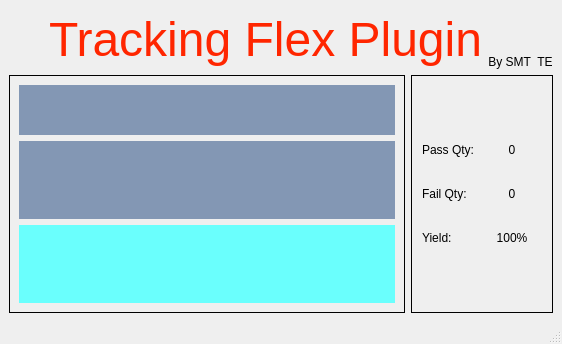
<?xml version="1.0" encoding="UTF-8"?>
<ui version="4.0">
 <class>MainWindow</class>
 <widget class="QMainWindow" name="MainWindow">
  <property name="geometry">
   <rect>
    <x>0</x>
    <y>0</y>
    <width>562</width>
    <height>344</height>
   </rect>
  </property>
  <property name="windowTitle">
   <string>MainWindow</string>
  </property>
  <widget class="QWidget" name="centralwidget">
   <layout class="QVBoxLayout" name="verticalLayout_2" stretch="1,4">
    <item>
     <layout class="QHBoxLayout" name="horizontalLayout" stretch="2,5,2">
      <item>
       <widget class="QLabel" name="label_3">
        <property name="styleSheet">
         <string notr="true">image: url(:/luxshare/luxshare.png);</string>
        </property>
        <property name="text">
         <string/>
        </property>
       </widget>
      </item>
      <item>
       <widget class="QLabel" name="label">
        <property name="font">
         <font>
          <family>Helvetica</family>
          <pointsize>36</pointsize>
          <weight>9</weight>
          <italic>false</italic>
          <bold>false</bold>
         </font>
        </property>
        <property name="styleSheet">
         <string notr="true">color: rgb(255, 38, 0);
font: 75 36pt &quot;Helvetica&quot;;</string>
        </property>
        <property name="text">
         <string>Tracking Flex Plugin</string>
        </property>
        <property name="alignment">
         <set>Qt::AlignCenter</set>
        </property>
       </widget>
      </item>
      <item>
       <widget class="QLabel" name="label_2">
        <property name="styleSheet">
         <string notr="true">font: 14pt &quot;Helvetica&quot;;</string>
        </property>
        <property name="text">
         <string>By SMT  TE</string>
        </property>
        <property name="alignment">
         <set>Qt::AlignBottom|Qt::AlignHCenter</set>
        </property>
       </widget>
      </item>
     </layout>
    </item>
    <item>
     <layout class="QHBoxLayout" name="horizontalLayout_2" stretch="7,2">
      <item>
       <widget class="QFrame" name="verticalFrame_2">
        <property name="styleSheet">
         <string notr="true">*{font: 75 28pt &quot;Helvetica&quot;;}

.QLineEdit{
background-color: rgb(131, 151, 180);
border:0px solid red;
}
.QLineEdit::hover{
	background-color: rgb(240, 233, 94);
border:0px solid red;
}</string>
        </property>
        <property name="frameShape">
         <enum>QFrame::Panel</enum>
        </property>
        <layout class="QVBoxLayout" name="verticalLayout">
         <item>
          <widget class="QLineEdit" name="lineEdit">
           <property name="minimumSize">
            <size>
             <width>0</width>
             <height>50</height>
            </size>
           </property>
           <property name="styleSheet">
            <string notr="true"/>
           </property>
           <property name="text">
            <string/>
           </property>
           <property name="alignment">
            <set>Qt::AlignCenter</set>
           </property>
           <property name="readOnly">
            <bool>true</bool>
           </property>
          </widget>
         </item>
         <item>
          <widget class="QLabel" name="label_5">
           <property name="styleSheet">
            <string notr="true">background-color: rgb(131, 151, 180);</string>
           </property>
           <property name="text">
            <string/>
           </property>
           <property name="alignment">
            <set>Qt::AlignCenter</set>
           </property>
          </widget>
         </item>
         <item>
          <widget class="QLabel" name="label_6">
           <property name="styleSheet">
            <string notr="true">background-color: rgb(106, 255, 253);</string>
           </property>
           <property name="text">
            <string/>
           </property>
           <property name="alignment">
            <set>Qt::AlignCenter</set>
           </property>
          </widget>
         </item>
        </layout>
       </widget>
      </item>
      <item>
       <layout class="QHBoxLayout" name="horizontalLayout_3">
        <item>
         <widget class="QFrame" name="formFrame">
          <property name="styleSheet">
           <string notr="true">.QLabel{
font: 14pt &quot;Helvetica&quot;;
}
.QPushButton{
	border-radius:9px;
	background-color: rgb(99, 229, 255);
	min-height:40px;
	max-height:40px
}
.QPushButton::hover{
	border-radius:9px;
	background-color: orange;
	min-height:40px;
	max-height:40px
}
.QPushButton:pressed{
	border-radius:9px;
	background-color: rgb(200, 229, 255);
	min-height:40px;
	max-height:40px
}</string>
          </property>
          <property name="frameShape">
           <enum>QFrame::Panel</enum>
          </property>
          <layout class="QFormLayout" name="formLayout">
           <property name="formAlignment">
            <set>Qt::AlignLeading|Qt::AlignLeft|Qt::AlignVCenter</set>
           </property>
           <property name="horizontalSpacing">
            <number>0</number>
           </property>
           <property name="verticalSpacing">
            <number>30</number>
           </property>
           <property name="leftMargin">
            <number>10</number>
           </property>
           <property name="rightMargin">
            <number>10</number>
           </property>
           <item row="0" column="0">
            <widget class="QLabel" name="label_7">
             <property name="minimumSize">
              <size>
               <width>60</width>
               <height>0</height>
              </size>
             </property>
             <property name="text">
              <string>Pass Qty:</string>
             </property>
            </widget>
           </item>
           <item row="0" column="1">
            <widget class="QLabel" name="lb_pass">
             <property name="minimumSize">
              <size>
               <width>60</width>
               <height>0</height>
              </size>
             </property>
             <property name="text">
              <string>0</string>
             </property>
             <property name="alignment">
              <set>Qt::AlignCenter</set>
             </property>
            </widget>
           </item>
           <item row="1" column="0">
            <widget class="QLabel" name="label_9">
             <property name="minimumSize">
              <size>
               <width>60</width>
               <height>0</height>
              </size>
             </property>
             <property name="text">
              <string>Fail Qty:</string>
             </property>
            </widget>
           </item>
           <item row="1" column="1">
            <widget class="QLabel" name="lb_fail">
             <property name="minimumSize">
              <size>
               <width>60</width>
               <height>0</height>
              </size>
             </property>
             <property name="text">
              <string>0</string>
             </property>
             <property name="alignment">
              <set>Qt::AlignCenter</set>
             </property>
            </widget>
           </item>
           <item row="2" column="0">
            <widget class="QLabel" name="label_11">
             <property name="minimumSize">
              <size>
               <width>60</width>
               <height>0</height>
              </size>
             </property>
             <property name="text">
              <string>Yield:</string>
             </property>
            </widget>
           </item>
           <item row="2" column="1">
            <widget class="QLabel" name="lb_yield">
             <property name="minimumSize">
              <size>
               <width>60</width>
               <height>0</height>
              </size>
             </property>
             <property name="text">
              <string>100%</string>
             </property>
             <property name="alignment">
              <set>Qt::AlignCenter</set>
             </property>
            </widget>
           </item>
          </layout>
         </widget>
        </item>
       </layout>
      </item>
     </layout>
    </item>
   </layout>
  </widget>
  <widget class="QMenuBar" name="menubar">
   <property name="geometry">
    <rect>
     <x>0</x>
     <y>0</y>
     <width>562</width>
     <height>24</height>
    </rect>
   </property>
  </widget>
  <widget class="QStatusBar" name="statusbar"/>
 </widget>
 <resources>
  <include location="../img/img.qrc"/>
 </resources>
 <connections/>
</ui>
